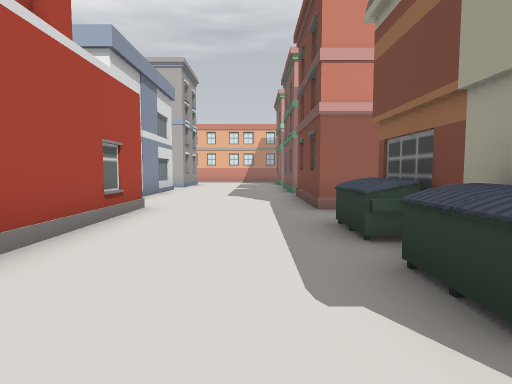
[1] (above)

17 first-person views from a walk through a Unity game level. The camera is 1.5 m above the floor, tilts 4° down and sees 80° across. The floor is counted in squares, 2 m on a side. Each view is taken from the middle of a square. On the plan, view 1 faces up. The plan holds only what a view shows up to about 10 squares ahead; the rest is blank. The place goes on beyond the plan. The player character is not drawn.

[2]
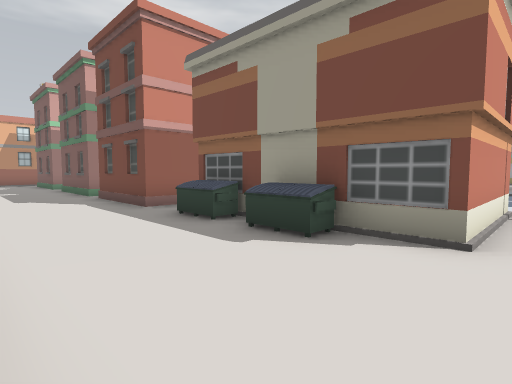

[3]
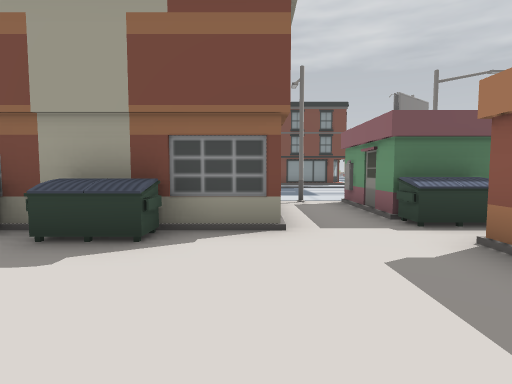

[4]
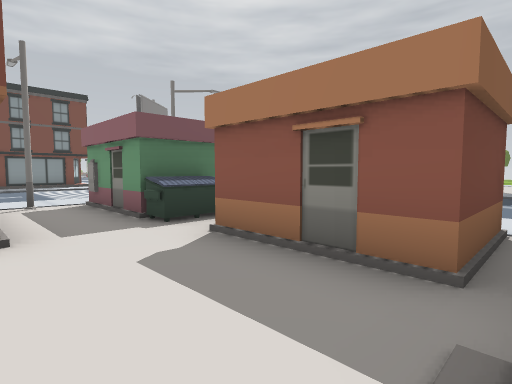

[5]
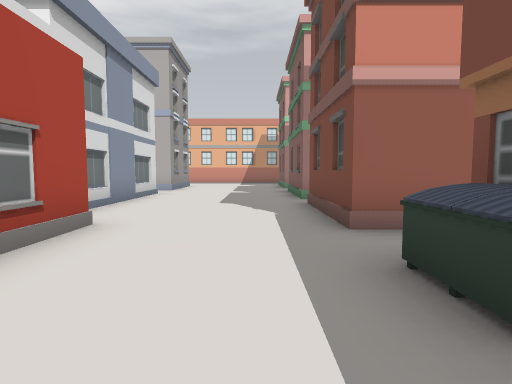

[6]
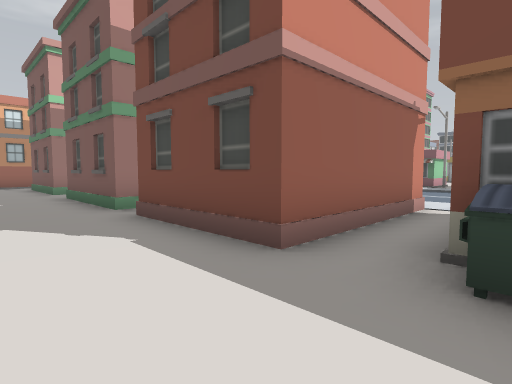

[7]
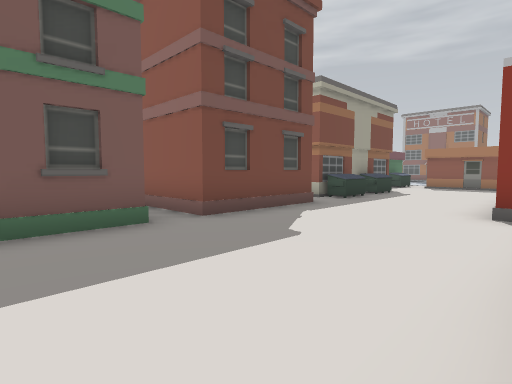

[8]
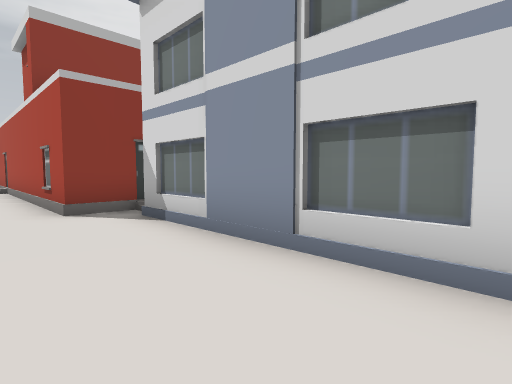

[9]
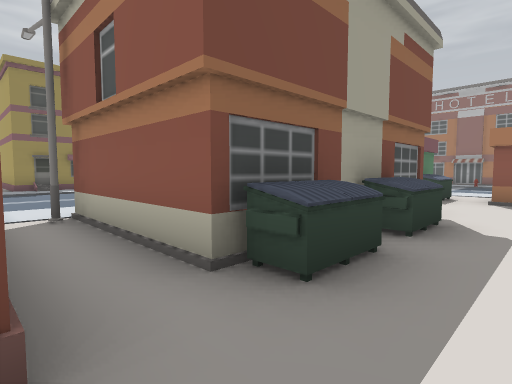

[10]
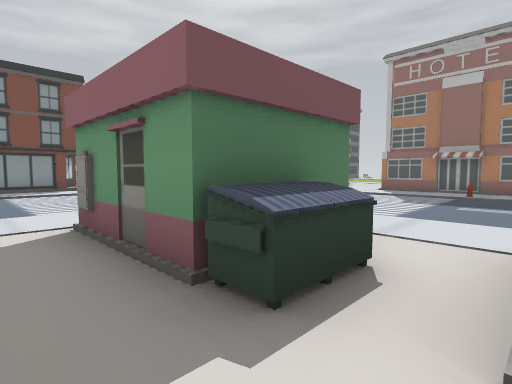

[11]
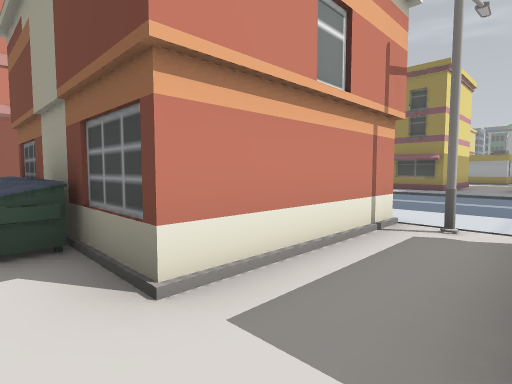

[12]
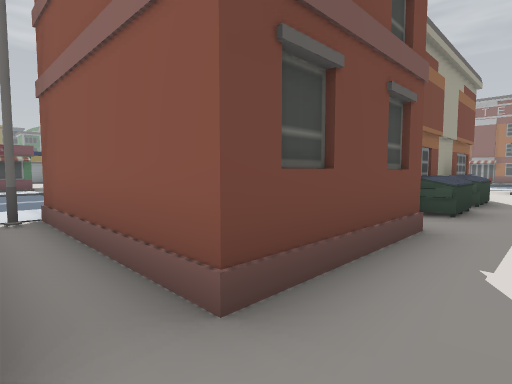

[13]
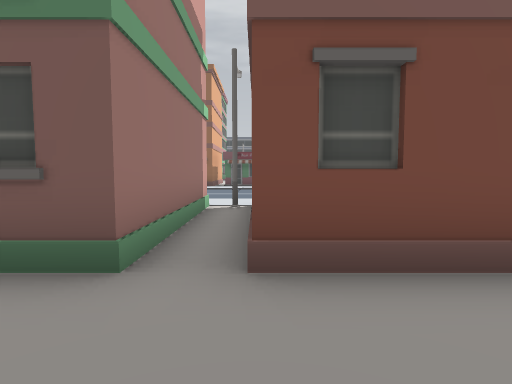

[14]
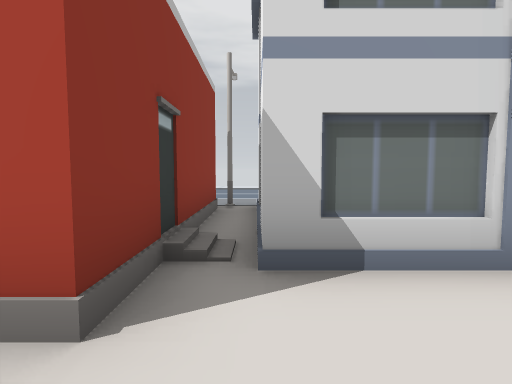

[15]
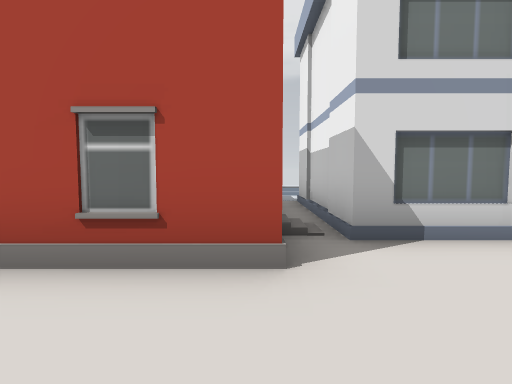

[16]
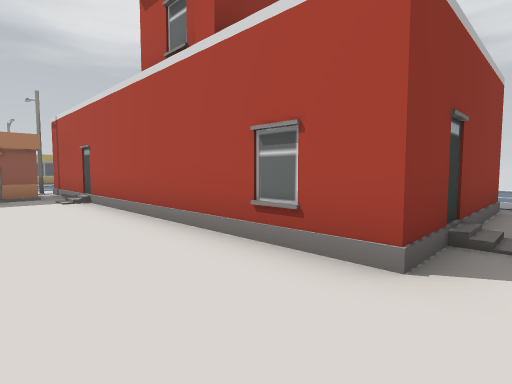

[17]
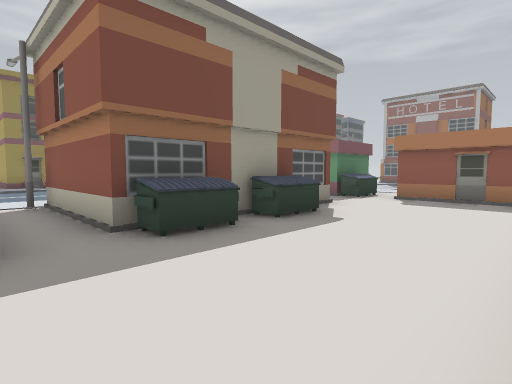

### Floor plan
Key: @ floor where view 1 was taken; # wall or solid block; . floor; / step, stairs or slope; B building; U dumpster; S streetlight; O other object.
Columns run from 11 left of view 1 to 14 right of it. Each row starts with its distance up from view 1.
 12         .....
 11         B...B
 10         .....# ##./..
  9         .....# #S./..../
  8         B....   B   .../
  7 ../.####.....       ..
  6 ../.S####....####./..
  5          B......S./..../
  4          ...U#   ./..../
  3          ....#        .
  2          ...U#        .
  1          ....#     ..../
  0          ..@.###B./..../.
 -1          /......S./..../.
 -2          ....U###./..../.#
 -3          .   U#    ..../.#
 -4          S   .# BS       B
 -5          .. ...
 -6           / ///
 -7           .  ...
 -8           .  ...
 -9           .  ...
-10              ....
-11              /O//
-12              ...
-13              ##

Where each view was taken, in squares from view 1:
view 1: 0 up, 0 right, facing up
view 2: 1 down, 2 left, facing up-right
view 3: 0 up, 2 left, facing right
view 4: 0 up, 2 left, facing down-right
view 5: 2 up, 0 right, facing up
view 6: 4 up, 1 left, facing up-right
view 7: 12 up, 3 left, facing down-right
view 8: 12 up, 1 left, facing down-left
view 9: 6 up, 0 right, facing down-right
view 10: 1 down, 1 right, facing down-right
view 11: 2 down, 1 right, facing up-right
view 12: 10 up, 0 right, facing down-right
view 13: 9 up, 1 left, facing right
view 14: 7 up, 1 left, facing left
view 15: 6 up, 0 right, facing left
view 16: 7 up, 0 right, facing down-left
view 17: 6 up, 2 left, facing down-right
